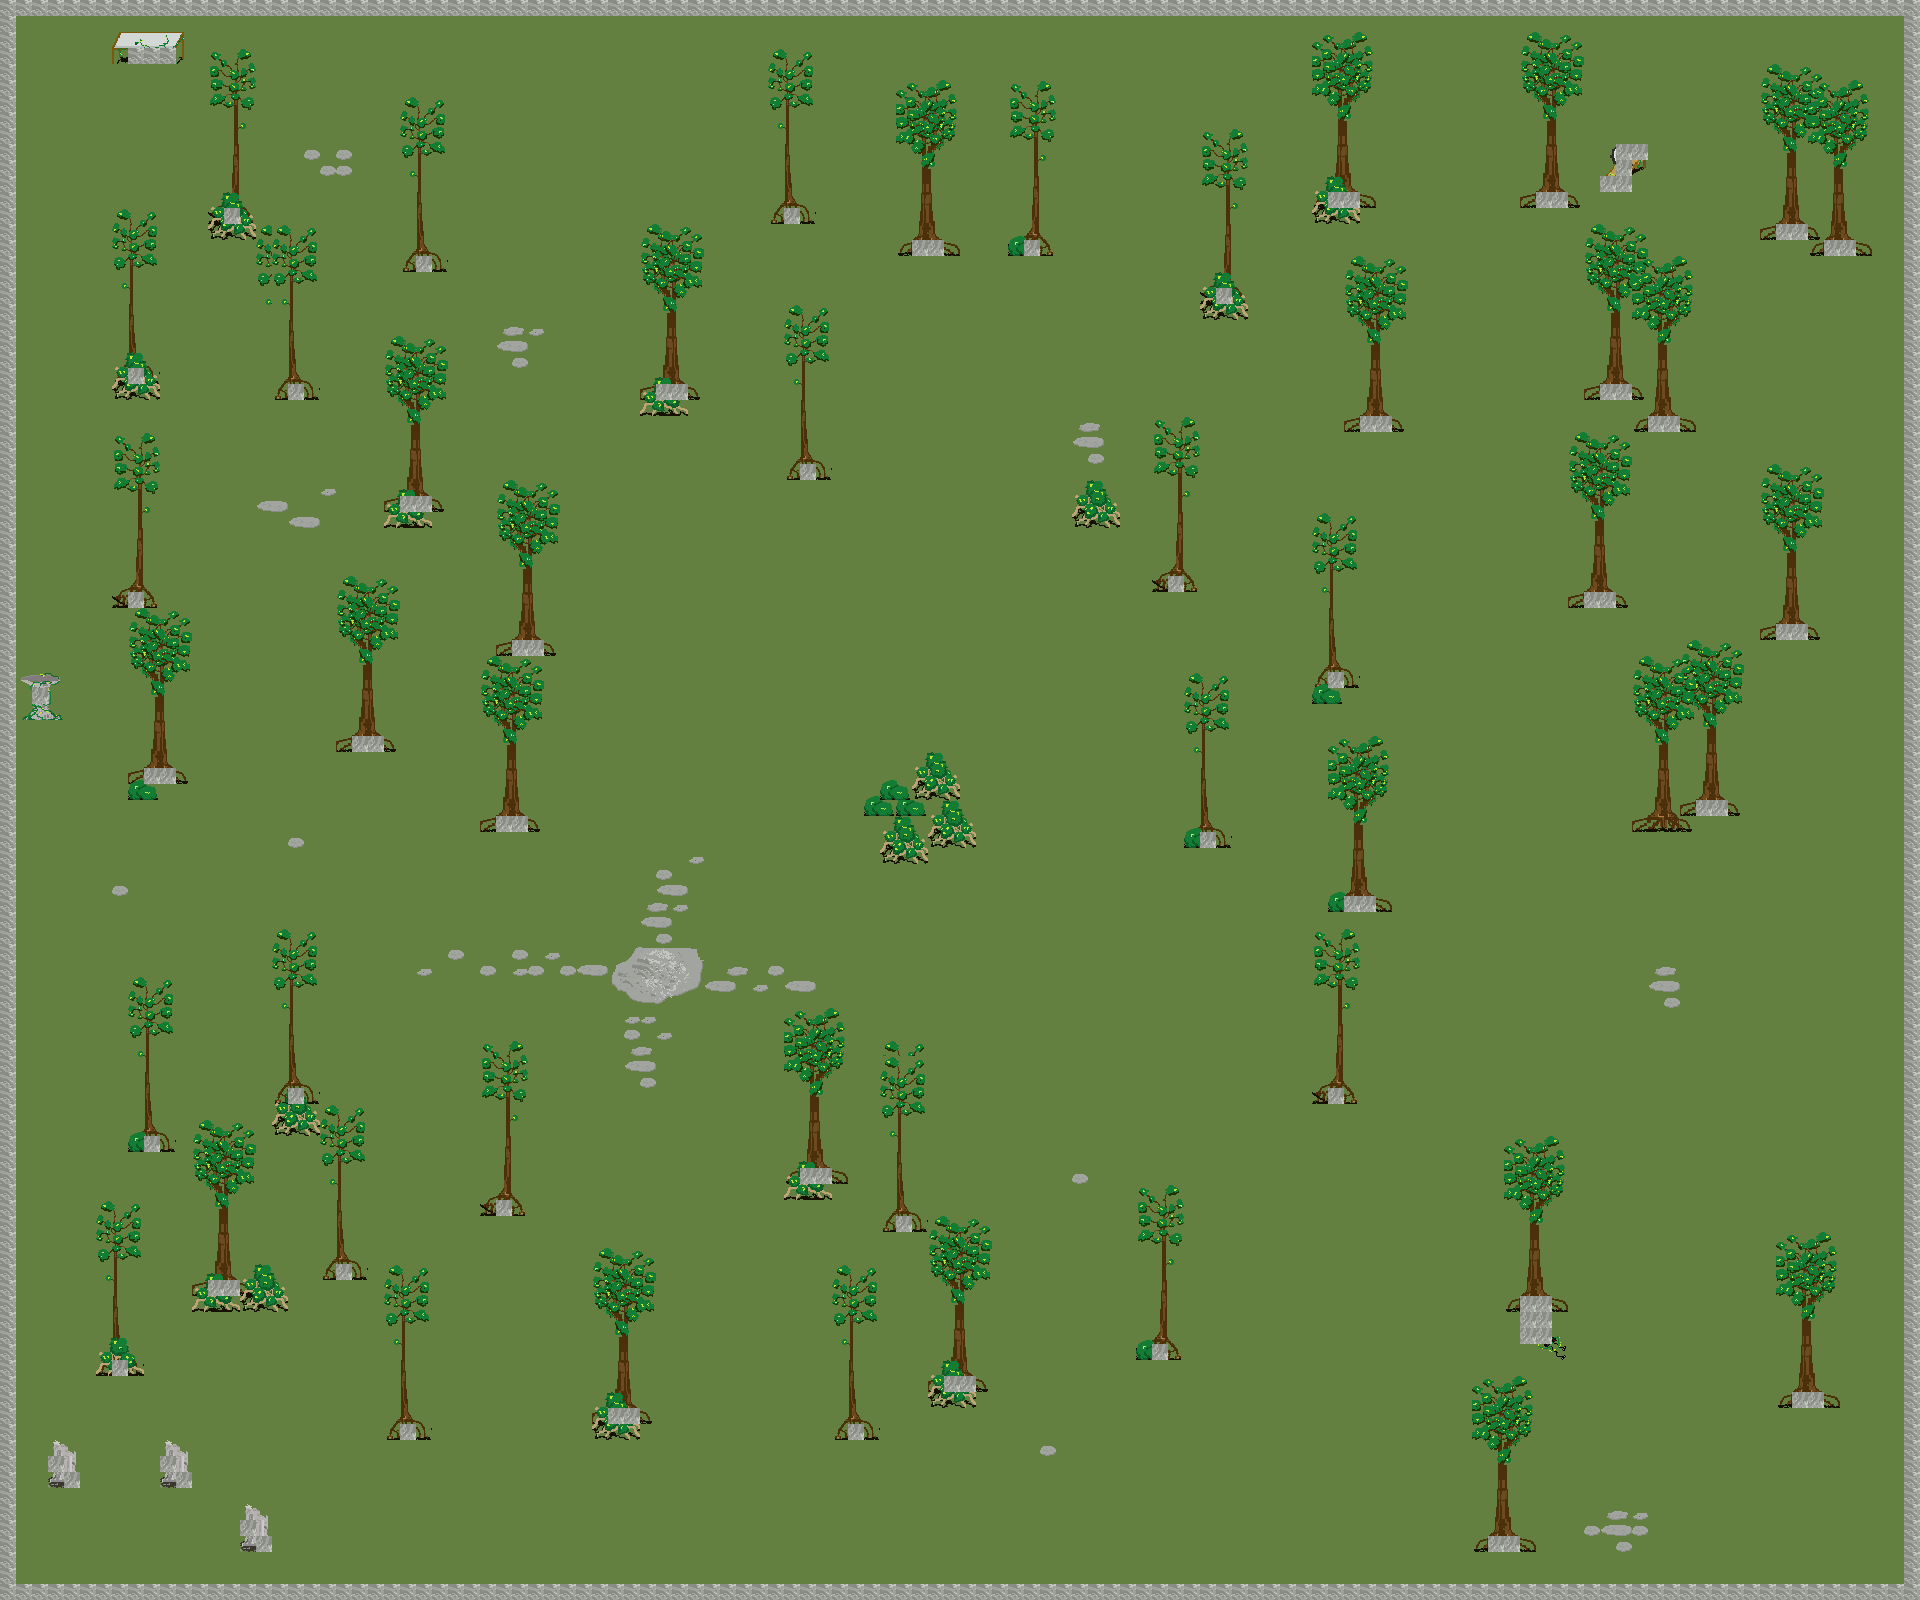

Rendered tile map (Tiled .tmx) drawn with the repository's tilesets; below, a short description and the map source with its tile grids summarised:
An orthogonal 120x100 tile map with 16x16 px tiles, 3 tile layers (below, above, collition).

<map version="1.0" orientation="orthogonal" width="120" height="100" tilewidth="16" tileheight="16" backgroundcolor="#648040">
 <tileset firstgid="1" name="tiles" tilewidth="16" tileheight="16">
  <image source="sprites/tiles.png" width="320" height="320" />
 </tileset>
 <layer name="below" width="120" height="100">
  <data>[12000 cells, 1781 non-empty, 230 distinct tile ids]</data>
 </layer>
 <layer name="above" width="120" height="100">
  <data>[12000 cells, 453 non-empty, 110 distinct tile ids]</data>
 </layer>
 <layer name="collition" width="120" height="100">
  <data>[12000 cells, 527 non-empty, 1 distinct tile ids]</data>
 </layer>
</map>
